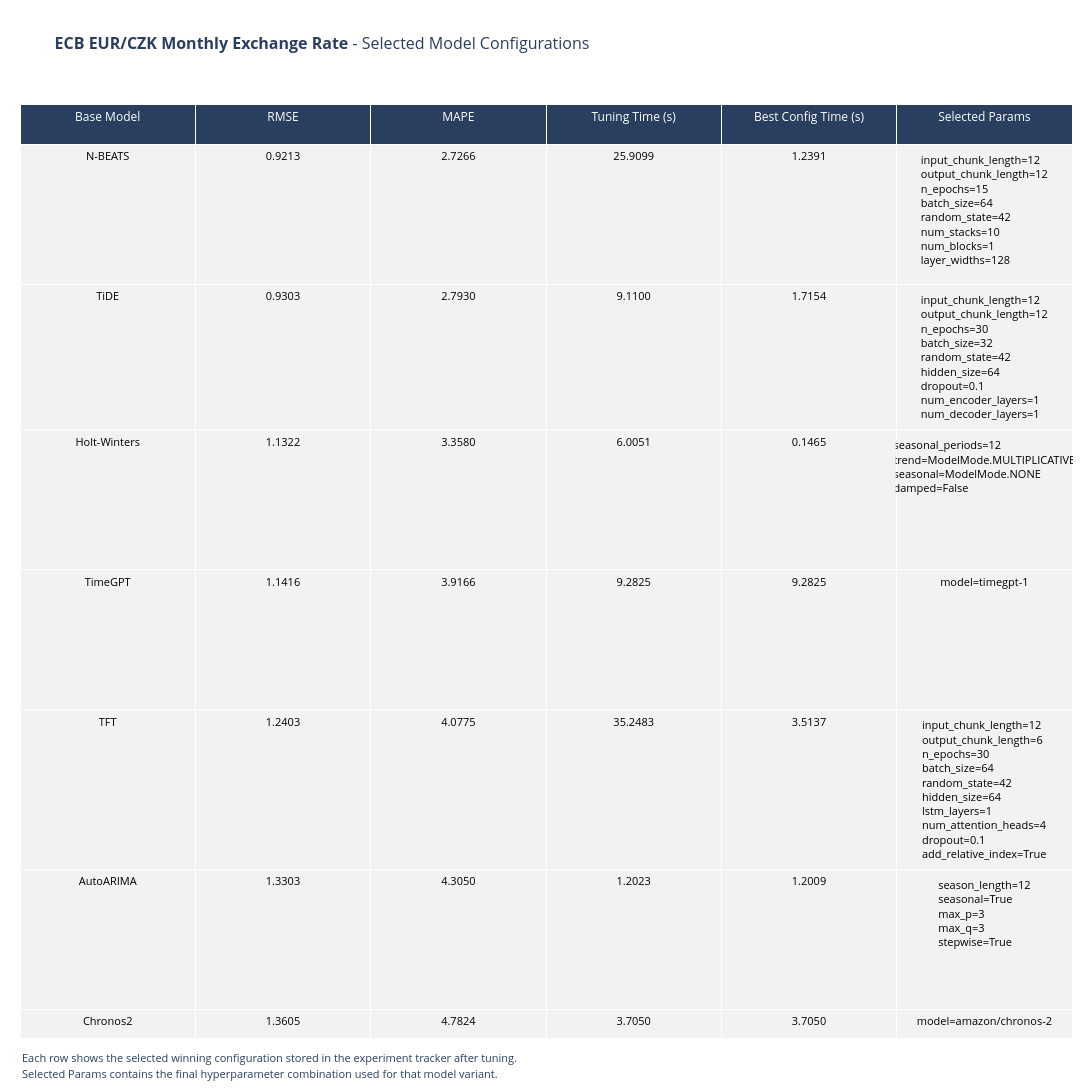

The code cell stored with this chart in its notebook:
### Code cell
# 10. Selected winning model configurations

selected_params_df = build_selected_params_df(tracker)

fig_selected_params = plot_selected_params_table(
    selected_params_df,
    DATASET_NAME,
)

if fig_selected_params:
    fig_selected_params.show()

### Figure 1 — Plotly figure (JSON) as saved in the notebook; plotly's stock layout.template omitted (floating-point values rounded to 4 significant figures)
{"data": [{"cells": {"align": "center", "fill": {"color": [["#f2f2f2", "#f2f2f2", "#f2f2f2", "#f2f2f2", "#f2f2f2", "#f2f2f2", "#f2f2f2", "#f2f2f2", "#f2f2f2"], ["#f2f2f2", "#f2f2f2", "#f2f2f2", "#f2f2f2", "#f2f2f2", "#f2f2f2", "#f2f2f2", "#f2f2f2", "#f2f2f2"], ["#f2f2f2", "#f2f2f2", "#f2f2f2", "#f2f2f2", "#f2f2f2", "#f2f2f2", "#f2f2f2", "#f2f2f2", "#f2f2f2"], ["#f2f2f2", "#f2f2f2", "#f2f2f2", "#f2f2f2", "#f2f2f2", "#f2f2f2", "#f2f2f2", "#f2f2f2", "#f2f2f2"], ["#f2f2f2", "#f2f2f2", "#f2f2f2", "#f2f2f2", "#f2f2f2", "#f2f2f2", "#f2f2f2", "#f2f2f2", "#f2f2f2"], ["#f2f2f2", "#f2f2f2", "#f2f2f2", "#f2f2f2", "#f2f2f2", "#f2f2f2", "#f2f2f2", "#f2f2f2", "#f2f2f2"]]}, "font": {"color": "black", "size": 11}, "format": [null, ".4f", ".4f", ".4f", ".4f", null], "height": 140, "values": [["N-BEATS", "TiDE", "Holt-Winters", "TimeGPT", "TFT", "AutoARIMA", "Chronos2", "GraniteTTM", "Prophet"], [0.9213, 0.9303, 1.132, 1.142, 1.24, 1.33, 1.36, 1.667, 1.846], [2.727, 2.793, 3.358, 3.917, 4.077, 4.305, 4.782, 5.118, 5.762], [25.91, 9.11, 6.005, 9.282, 35.25, 1.202, 3.705, 1.575, 4.107], [1.239, 1.715, 0.1465, 9.282, 3.514, 1.201, 3.705, 1.575, 0.6163], ["input_chunk_length=12<br>output_chunk_length=12<br>n_epochs=15<br>batch_size=64<br>random_state=42<br>num_stacks=10<br>num_blocks=1<br>layer_widths=128", "input_chunk_length=12<br>output_chunk_length=12<br>n_epochs=30<br>batch_size=32<br>random_state=42<br>hidden_size=64<br>dropout=0.1<br>num_encoder_layers=1<br>num_decoder_layers=1", "seasonal_periods=12<br>trend=ModelMode.MULTIPLICATIVE<br>seasonal=ModelMode.NONE<br>damped=False", "model=timegpt-1", "input_chunk_length=12<br>output_chunk_length=6<br>n_epochs=30<br>batch_size=64<br>random_state=42<br>hidden_size=64<br>lstm_layers=1<br>num_attention_heads=4<br>dropout=0.1<br>add_relative_index=True", "season_length=12<br>seasonal=True<br>max_p=3<br>max_q=3<br>stepwise=True", "model=amazon/chronos-2", "model=ibm-granite/granite-timeseries-ttm-r1", "seasonality_mode=additive<br>changepoint_prior_scale=0.1"]]}, "header": {"align": "center", "fill": {"color": "#2a3f5f"}, "font": {"color": "white", "size": 12}, "height": 40, "values": ["Base Model", "RMSE", "MAPE", "Tuning Time (s)", "Best Config Time (s)", "Selected Params"]}, "type": "table"}], "layout": {"annotations": [{"align": "left", "showarrow": false, "text": "<span style='font-size:11px'>Each row shows the selected winning configuration stored in the experiment tracker after tuning.</span>", "x": 0, "xanchor": "left", "xref": "paper", "y": 0, "yanchor": "top", "yref": "paper", "yshift": -10}, {"align": "left", "showarrow": false, "text": "<span style='font-size:11px'>Selected Params contains the final hyperparameter combination used for that model variant.</span>", "x": 0, "xanchor": "left", "xref": "paper", "y": 0, "yanchor": "top", "yref": "paper", "yshift": -26}], "height": 1482, "margin": {"b": 54, "l": 20, "r": 20, "t": 104}, "title": {"font": {"size": 16}, "pad": {"b": 6, "t": 10}, "text": "<b>ECB EUR/CZK Monthly Exchange Rate</b> - Selected Model Configurations", "y": 0.975, "yanchor": "top"}, "width": 1700}}
